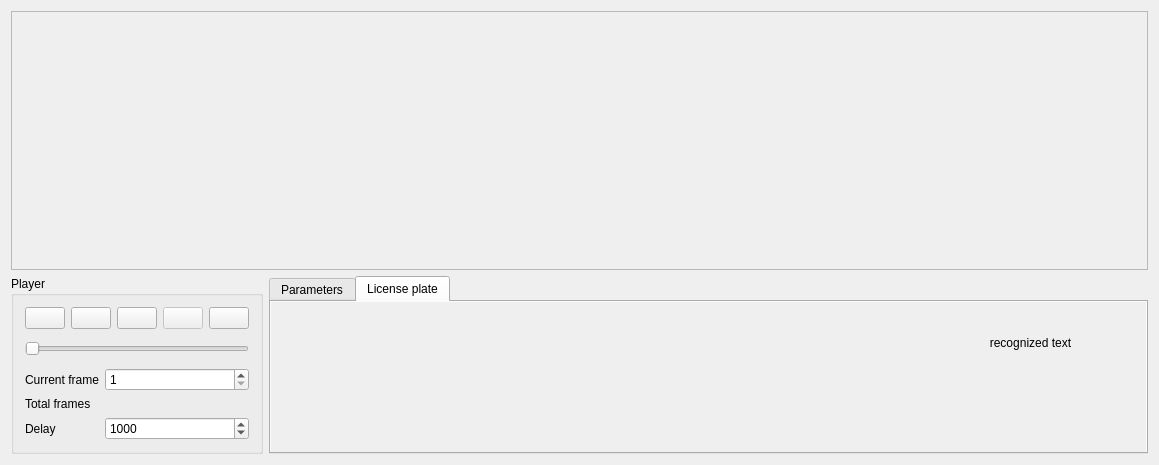
<?xml version="1.0" encoding="UTF-8"?>
<ui version="4.0">
 <class>MainWindow</class>
 <widget class="QMainWindow" name="MainWindow">
  <property name="geometry">
   <rect>
    <x>0</x>
    <y>0</y>
    <width>1015</width>
    <height>465</height>
   </rect>
  </property>
  <property name="windowTitle">
   <string>MainWindow</string>
  </property>
  <widget class="QWidget" name="centralWidget">
   <layout class="QVBoxLayout" name="verticalLayout_2">
    <item>
     <widget class="QScrollArea" name="scrollArea">
      <property name="widgetResizable">
       <bool>true</bool>
      </property>
      <widget class="QWidget" name="scrollAreaWidgetContents">
       <property name="geometry">
        <rect>
         <x>0</x>
         <y>0</y>
         <width>995</width>
         <height>208</height>
        </rect>
       </property>
       <layout class="QHBoxLayout" name="horizontalLayout_3">
        <item>
         <widget class="CVImageWidget" name="leftView" native="true">
          <property name="contextMenuPolicy">
           <enum>Qt::CustomContextMenu</enum>
          </property>
         </widget>
        </item>
        <item>
         <widget class="CVImageWidget" name="rightView" native="true">
          <property name="contextMenuPolicy">
           <enum>Qt::CustomContextMenu</enum>
          </property>
         </widget>
        </item>
       </layout>
      </widget>
     </widget>
    </item>
    <item>
     <widget class="QWidget" name="widget" native="true">
      <layout class="QHBoxLayout" name="horizontalLayout">
       <property name="margin">
        <number>0</number>
       </property>
       <item>
        <widget class="QGroupBox" name="groupBox_6">
         <property name="title">
          <string>Player</string>
         </property>
         <layout class="QVBoxLayout" name="verticalLayout">
          <property name="spacing">
           <number>0</number>
          </property>
          <property name="margin">
           <number>0</number>
          </property>
          <item>
           <widget class="QWidget" name="widget_2" native="true">
            <layout class="QHBoxLayout" name="horizontalLayout_5">
             <item>
              <widget class="QPushButton" name="open">
               <property name="text">
                <string/>
               </property>
               <property name="icon">
                <iconset resource="resources.qrc">
                 <normaloff>:/icon/open</normaloff>:/icon/open</iconset>
               </property>
              </widget>
             </item>
             <item>
              <widget class="QPushButton" name="stop">
               <property name="text">
                <string/>
               </property>
               <property name="icon">
                <iconset resource="resources.qrc">
                 <normaloff>:/icon/stop</normaloff>:/icon/stop</iconset>
               </property>
              </widget>
             </item>
             <item>
              <widget class="QPushButton" name="playPause">
               <property name="text">
                <string/>
               </property>
               <property name="icon">
                <iconset resource="resources.qrc">
                 <normaloff>:/icon/play</normaloff>:/icon/play</iconset>
               </property>
              </widget>
             </item>
             <item>
              <widget class="QPushButton" name="backward">
               <property name="enabled">
                <bool>false</bool>
               </property>
               <property name="text">
                <string/>
               </property>
               <property name="icon">
                <iconset resource="resources.qrc">
                 <normaloff>:/icon/backward</normaloff>:/icon/backward</iconset>
               </property>
              </widget>
             </item>
             <item>
              <widget class="QPushButton" name="forward">
               <property name="enabled">
                <bool>true</bool>
               </property>
               <property name="text">
                <string/>
               </property>
               <property name="icon">
                <iconset resource="resources.qrc">
                 <normaloff>:/icon/forward</normaloff>:/icon/forward</iconset>
               </property>
              </widget>
             </item>
            </layout>
           </widget>
          </item>
          <item>
           <widget class="QWidget" name="widget_6" native="true">
            <layout class="QHBoxLayout" name="horizontalLayout_8">
             <property name="topMargin">
              <number>0</number>
             </property>
             <property name="bottomMargin">
              <number>0</number>
             </property>
             <item>
              <widget class="QSlider" name="playerSlider">
               <property name="sizePolicy">
                <sizepolicy hsizetype="Preferred" vsizetype="Fixed">
                 <horstretch>0</horstretch>
                 <verstretch>0</verstretch>
                </sizepolicy>
               </property>
               <property name="minimum">
                <number>1</number>
               </property>
               <property name="orientation">
                <enum>Qt::Horizontal</enum>
               </property>
              </widget>
             </item>
            </layout>
           </widget>
          </item>
          <item>
           <widget class="QWidget" name="widget_3" native="true">
            <layout class="QFormLayout" name="formLayout_6">
             <property name="fieldGrowthPolicy">
              <enum>QFormLayout::AllNonFixedFieldsGrow</enum>
             </property>
             <item row="1" column="0">
              <widget class="QLabel" name="label_4">
               <property name="text">
                <string>Current frame</string>
               </property>
              </widget>
             </item>
             <item row="1" column="1">
              <widget class="QSpinBox" name="currentFrame">
               <property name="minimum">
                <number>1</number>
               </property>
               <property name="singleStep">
                <number>10</number>
               </property>
              </widget>
             </item>
             <item row="2" column="0">
              <widget class="QLabel" name="label_17">
               <property name="text">
                <string>Total frames</string>
               </property>
              </widget>
             </item>
             <item row="2" column="1">
              <widget class="QLabel" name="totalFrames">
               <property name="text">
                <string/>
               </property>
              </widget>
             </item>
             <item row="3" column="0">
              <widget class="QLabel" name="label">
               <property name="text">
                <string>Delay</string>
               </property>
               <property name="wordWrap">
                <bool>true</bool>
               </property>
              </widget>
             </item>
             <item row="3" column="1">
              <widget class="QSpinBox" name="frameDelay">
               <property name="minimum">
                <number>1</number>
               </property>
               <property name="maximum">
                <number>10000</number>
               </property>
               <property name="singleStep">
                <number>100</number>
               </property>
               <property name="value">
                <number>1000</number>
               </property>
              </widget>
             </item>
            </layout>
           </widget>
          </item>
         </layout>
        </widget>
       </item>
       <item>
        <widget class="QTabWidget" name="tabWidget">
         <property name="sizePolicy">
          <sizepolicy hsizetype="Expanding" vsizetype="Preferred">
           <horstretch>0</horstretch>
           <verstretch>0</verstretch>
          </sizepolicy>
         </property>
         <property name="currentIndex">
          <number>1</number>
         </property>
         <widget class="QWidget" name="tab">
          <attribute name="title">
           <string>Parameters</string>
          </attribute>
          <layout class="QHBoxLayout" name="horizontalLayout_4">
           <item>
            <widget class="QGroupBox" name="groupBox">
             <property name="title">
              <string>Sobel</string>
             </property>
             <layout class="QFormLayout" name="formLayout_2">
              <property name="fieldGrowthPolicy">
               <enum>QFormLayout::AllNonFixedFieldsGrow</enum>
              </property>
              <item row="0" column="0">
               <widget class="QLabel" name="label_7">
                <property name="text">
                 <string>Deriv X</string>
                </property>
               </widget>
              </item>
              <item row="0" column="1">
               <widget class="QSpinBox" name="sobelXorder">
                <property name="minimum">
                 <number>1</number>
                </property>
                <property name="maximum">
                 <number>4</number>
                </property>
                <property name="value">
                 <number>3</number>
                </property>
               </widget>
              </item>
              <item row="1" column="0">
               <widget class="QLabel" name="label_8">
                <property name="text">
                 <string>Deriv Y</string>
                </property>
               </widget>
              </item>
              <item row="1" column="1">
               <widget class="QSpinBox" name="sobelYorder">
                <property name="minimum">
                 <number>0</number>
                </property>
                <property name="maximum">
                 <number>4</number>
                </property>
                <property name="value">
                 <number>0</number>
                </property>
               </widget>
              </item>
              <item row="2" column="0">
               <widget class="QLabel" name="label_9">
                <property name="text">
                 <string>Aperture</string>
                </property>
               </widget>
              </item>
              <item row="2" column="1">
               <widget class="QSpinBox" name="sobelAperture">
                <property name="minimum">
                 <number>3</number>
                </property>
                <property name="maximum">
                 <number>7</number>
                </property>
                <property name="singleStep">
                 <number>2</number>
                </property>
                <property name="value">
                 <number>7</number>
                </property>
               </widget>
              </item>
             </layout>
            </widget>
           </item>
           <item>
            <widget class="QGroupBox" name="groupBox_4">
             <property name="title">
              <string>Sobel threshold</string>
             </property>
             <layout class="QFormLayout" name="formLayout_5">
              <item row="0" column="0">
               <widget class="QLabel" name="label_10">
                <property name="text">
                 <string>Threshold</string>
                </property>
               </widget>
              </item>
              <item row="0" column="1">
               <widget class="QSpinBox" name="sobelThreshold">
                <property name="maximum">
                 <number>255</number>
                </property>
                <property name="value">
                 <number>8</number>
                </property>
               </widget>
              </item>
             </layout>
            </widget>
           </item>
           <item>
            <widget class="QGroupBox" name="groupBox_2">
             <property name="title">
              <string>Gauss</string>
             </property>
             <layout class="QFormLayout" name="formLayout">
              <property name="fieldGrowthPolicy">
               <enum>QFormLayout::AllNonFixedFieldsGrow</enum>
              </property>
              <item row="0" column="0">
               <widget class="QLabel" name="label_5">
                <property name="text">
                 <string>W</string>
                </property>
               </widget>
              </item>
              <item row="0" column="1">
               <widget class="QSpinBox" name="gaussW">
                <property name="minimum">
                 <number>1</number>
                </property>
                <property name="maximum">
                 <number>999</number>
                </property>
                <property name="singleStep">
                 <number>2</number>
                </property>
                <property name="value">
                 <number>81</number>
                </property>
               </widget>
              </item>
              <item row="2" column="0">
               <widget class="QLabel" name="label_6">
                <property name="text">
                 <string>H</string>
                </property>
               </widget>
              </item>
              <item row="2" column="1">
               <widget class="QSpinBox" name="gaussH">
                <property name="minimum">
                 <number>1</number>
                </property>
                <property name="maximum">
                 <number>999</number>
                </property>
                <property name="singleStep">
                 <number>2</number>
                </property>
                <property name="value">
                 <number>7</number>
                </property>
               </widget>
              </item>
             </layout>
            </widget>
           </item>
           <item>
            <widget class="QGroupBox" name="groupBox_3">
             <property name="title">
              <string>Match Filter</string>
             </property>
             <layout class="QHBoxLayout" name="horizontalLayout_6">
              <property name="spacing">
               <number>0</number>
              </property>
              <property name="margin">
               <number>0</number>
              </property>
              <item>
               <widget class="QWidget" name="widget_4" native="true">
                <layout class="QFormLayout" name="formLayout_8">
                 <item row="0" column="0">
                  <widget class="QLabel" name="label_11">
                   <property name="text">
                    <string>m</string>
                   </property>
                  </widget>
                 </item>
                 <item row="0" column="1">
                  <widget class="QSpinBox" name="mfM">
                   <property name="minimum">
                    <number>1</number>
                   </property>
                   <property name="value">
                    <number>70</number>
                   </property>
                  </widget>
                 </item>
                 <item row="1" column="0">
                  <widget class="QLabel" name="label_12">
                   <property name="text">
                    <string>n</string>
                   </property>
                  </widget>
                 </item>
                 <item row="1" column="1">
                  <widget class="QSpinBox" name="mfN">
                   <property name="minimum">
                    <number>1</number>
                   </property>
                   <property name="value">
                    <number>1</number>
                   </property>
                  </widget>
                 </item>
                </layout>
               </widget>
              </item>
              <item>
               <widget class="QWidget" name="widget_5" native="true">
                <layout class="QFormLayout" name="formLayout_7">
                 <item row="0" column="0">
                  <widget class="QLabel" name="label_14">
                   <property name="text">
                    <string>A</string>
                   </property>
                  </widget>
                 </item>
                 <item row="0" column="1">
                  <widget class="QDoubleSpinBox" name="mfA">
                   <property name="decimals">
                    <number>3</number>
                   </property>
                   <property name="minimum">
                    <double>-100.000000000000000</double>
                   </property>
                   <property name="maximum">
                    <double>-0.001000000000000</double>
                   </property>
                   <property name="singleStep">
                    <double>0.100000000000000</double>
                   </property>
                   <property name="value">
                    <double>-2.000000000000000</double>
                   </property>
                  </widget>
                 </item>
                 <item row="1" column="0">
                  <widget class="QLabel" name="label_15">
                   <property name="text">
                    <string>B</string>
                   </property>
                  </widget>
                 </item>
                 <item row="1" column="1">
                  <widget class="QDoubleSpinBox" name="mfB">
                   <property name="decimals">
                    <number>3</number>
                   </property>
                   <property name="minimum">
                    <double>0.001000000000000</double>
                   </property>
                   <property name="maximum">
                    <double>100.000000000000000</double>
                   </property>
                   <property name="singleStep">
                    <double>0.100000000000000</double>
                   </property>
                   <property name="value">
                    <double>0.400000000000000</double>
                   </property>
                  </widget>
                 </item>
                 <item row="2" column="0">
                  <widget class="QLabel" name="label_13">
                   <property name="text">
                    <string>SD</string>
                   </property>
                  </widget>
                 </item>
                 <item row="2" column="1">
                  <widget class="QDoubleSpinBox" name="mfSD">
                   <property name="decimals">
                    <number>3</number>
                   </property>
                   <property name="singleStep">
                    <double>0.100000000000000</double>
                   </property>
                   <property name="value">
                    <double>0.800000000000000</double>
                   </property>
                  </widget>
                 </item>
                </layout>
               </widget>
              </item>
             </layout>
            </widget>
           </item>
           <item>
            <widget class="QGroupBox" name="groupBox_5">
             <property name="title">
              <string>Match Filter threshold</string>
             </property>
             <layout class="QFormLayout" name="formLayout_3">
              <property name="fieldGrowthPolicy">
               <enum>QFormLayout::AllNonFixedFieldsGrow</enum>
              </property>
              <item row="0" column="0">
               <widget class="QLabel" name="label_16">
                <property name="text">
                 <string>Threshold</string>
                </property>
               </widget>
              </item>
              <item row="0" column="1">
               <widget class="QSpinBox" name="mfThreshold">
                <property name="maximum">
                 <number>255</number>
                </property>
                <property name="singleStep">
                 <number>10</number>
                </property>
                <property name="value">
                 <number>120</number>
                </property>
               </widget>
              </item>
             </layout>
            </widget>
           </item>
           <item>
            <widget class="QGroupBox" name="groupBox_7">
             <property name="title">
              <string>LP rectangle</string>
             </property>
             <layout class="QFormLayout" name="formLayout_4">
              <item row="0" column="0">
               <widget class="QLabel" name="label_2">
                <property name="text">
                 <string>Area ≥</string>
                </property>
               </widget>
              </item>
              <item row="0" column="1">
               <widget class="QSpinBox" name="areaThreshold">
                <property name="maximum">
                 <number>10000</number>
                </property>
                <property name="singleStep">
                 <number>100</number>
                </property>
                <property name="value">
                 <number>800</number>
                </property>
               </widget>
              </item>
              <item row="4" column="0">
               <widget class="QLabel" name="label_3">
                <property name="text">
                 <string>Ratio ≥</string>
                </property>
                <property name="wordWrap">
                 <bool>true</bool>
                </property>
               </widget>
              </item>
              <item row="4" column="1">
               <widget class="QDoubleSpinBox" name="ratioThreshold">
                <property name="decimals">
                 <number>1</number>
                </property>
                <property name="minimum">
                 <double>0.100000000000000</double>
                </property>
                <property name="maximum">
                 <double>10.000000000000000</double>
                </property>
                <property name="value">
                 <double>3.000000000000000</double>
                </property>
               </widget>
              </item>
             </layout>
            </widget>
           </item>
          </layout>
         </widget>
         <widget class="QWidget" name="tab_2">
          <attribute name="title">
           <string>License plate</string>
          </attribute>
          <layout class="QHBoxLayout" name="horizontalLayout_7">
           <property name="spacing">
            <number>0</number>
           </property>
           <property name="margin">
            <number>0</number>
           </property>
           <item>
            <widget class="QScrollArea" name="scrollArea_2">
             <property name="frameShape">
              <enum>QFrame::NoFrame</enum>
             </property>
             <property name="widgetResizable">
              <bool>true</bool>
             </property>
             <widget class="QWidget" name="scrollAreaWidgetContents_2">
              <property name="geometry">
               <rect>
                <x>0</x>
                <y>0</y>
                <width>766</width>
                <height>184</height>
               </rect>
              </property>
              <layout class="QGridLayout" name="gridLayout">
               <item row="0" column="1">
                <widget class="CVImageWidget" name="lpBWView" native="true"/>
               </item>
               <item row="0" column="2">
                <widget class="CVImageWidget" name="lpView" native="true"/>
               </item>
               <item row="0" column="3">
                <widget class="QLabel" name="recognizedText">
                 <property name="text">
                  <string>recognized text</string>
                 </property>
                 <property name="alignment">
                  <set>Qt::AlignCenter</set>
                 </property>
                 <property name="textInteractionFlags">
                  <set>Qt::LinksAccessibleByMouse|Qt::TextSelectableByMouse</set>
                 </property>
                </widget>
               </item>
               <item row="1" column="1">
                <widget class="CVImageWidget" name="hHistView" native="true"/>
               </item>
               <item row="0" column="0">
                <widget class="CVImageWidget" name="vHistView" native="true"/>
               </item>
              </layout>
             </widget>
            </widget>
           </item>
          </layout>
         </widget>
        </widget>
       </item>
      </layout>
     </widget>
    </item>
   </layout>
  </widget>
  <widget class="QMenuBar" name="menuBar">
   <property name="geometry">
    <rect>
     <x>0</x>
     <y>0</y>
     <width>1015</width>
     <height>21</height>
    </rect>
   </property>
  </widget>
 </widget>
 <layoutdefault spacing="6" margin="11"/>
 <customwidgets>
  <customwidget>
   <class>CVImageWidget</class>
   <extends>QWidget</extends>
   <header>cvimagewidget.h</header>
   <container>1</container>
  </customwidget>
 </customwidgets>
 <resources>
  <include location="resources.qrc"/>
 </resources>
 <connections/>
</ui>
